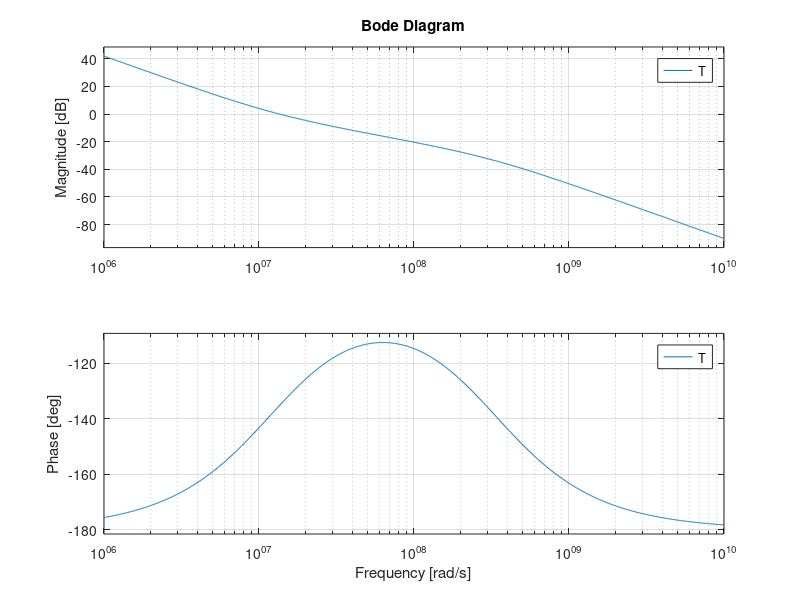
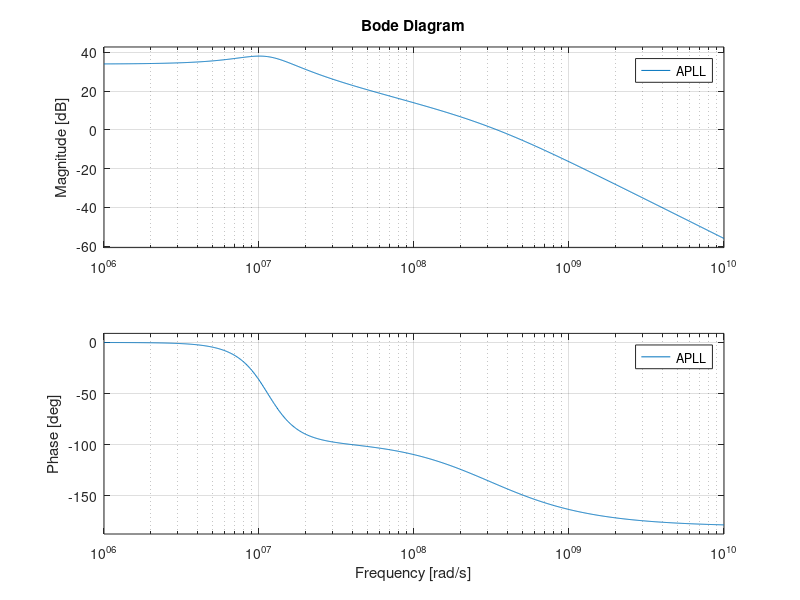

These figures' MATLAB source, in order: (Note: this script raises an error after producing the figures.)
fref = 100e6;
fbw = 10e6;   %Set to 1/10 reference freq
N = 50;

KVCO_SS = 8.484e9;    
KVCO_NN = 11.403e9;
KVCO_FF = 16.289e9;   

b = 25;

zero1 = fbw / sqrt(b);
zero2 = fbw * sqrt(b);

PM = atand((sqrt(b)-1/sqrt(b))/2); 
IcpR = (b/(b-1))*(2*pi*N*fbw/KVCO_NN);
RC2 = sqrt(b)/(2*pi*fbw);

%% Calculate Capacitances + Resistance + Icp based on max area
Cmax = 20e-12;
C2 = Cmax*(b-1)/b;
C1 = C2/(b-1);
R = RC2/C2;
Icp = IcpR / R;

%% Open Loop Response
Tau2 = RC2;
Taup = Tau2/b;
K = ((b-1)/b)*IcpR*KVCO_NN/(2*pi*N);

n = [K*Tau2, K];
d = [Tau2*Taup, Tau2, 0, 0];
T = tf(n,d);
figure(1);
bode(T);

%% Closed Loop Response
n = [Tau2, 1];
d = [(Tau2*Taup/K), (Tau2/K), (Tau2), 1];
APLL = tf(N*n,d);
APHI = tf(n,d);
figure(2);
bode(APLL);
%freqs(n,d,w);

%% Calculate Jitter

%Reference
PhiRef = 10^-10*tf([1/10^6, 2/1000, 1],[1,0,0]); 
%freqs((10^-10).*[1/10^6, 2/1000, 1],[1,0,0]); %Verify Shape
REF_TF = N*APLL;
PhaseNoiseREF = PhiRef*REF_TF;
figure(3);
freqs(PhaseNoiseREF.Numerator{1,1}, PhaseNoiseREF.Denominator{1,1});
JitterREF = double(jitter(PhaseNoiseREF.Numerator{1,1}, PhaseNoiseREF.Denominator{1,1}, [1000,inf]));

%LPF
k = 1.38*10^-23; %Boltzmann
T = 300.15;      %Temp
vnLPF = (b-1)/b*tf(1,[Taup,1])*4*k*T*R;
Fs = R*(b-1)/b*tf([Tau2,1],[Tau2*Taup,Tau2,0]);
LPF_TF = 2*pi/Icp*(1/Fs)*APLL;
PhaseNoiseLPF = vnLPF*LPF_TF;
figure(4);
freqs(PhaseNoiseLPF.Numerator{1,1}, PhaseNoiseLPF.Denominator{1,1});
JitterLPF = double(jitter(PhaseNoiseLPF.Numerator{1,1}, PhaseNoiseLPF.Denominator{1,1}, [1000,inf]));

%VCO 
PSD_VCO = tf(10^10*[0,0,(10^-6),1],[1,0,0,0]);
freqs(10^10*[0,0,(10^-6),1],[1,0,0,0],logspace(3,12));%Verifyshape
VCO_TF = tf([Taup*Tau2/K,Tau2/K,0,0],[Tau2*Taup/K, Tau2/K, Tau2, 1]);
PhaseNoiseVCO = PSD_VCO*VCO_TF;
figure(5);
freqs(PhaseNoiseVCO.Numerator{1,1}, PhaseNoiseVCO.Denominator{1,1},logspace(3,12));
JitterVCO = double(jitter(PhaseNoiseVCO.Numerator{1,1}, PhaseNoiseVCO.Denominator{1,1}, [1000,inf]));

JitterTotal = JitterREF + JitterLPF + JitterVCO;
%% Functions

%num is array of numerator coefficients, indexed [s^n, s^(n-1), ..., s^0]
%den is array of denominator coefficients, indexed [s^n, s^(n-1), ..., s^0]
%range is array for the integration range, indexed [lowerbound, upperbound]
function y = jitter(num,den,range)
    numsymbol = 0;
    densymbol = 0;
    syms s
    length = size(num);
    for i = length(2):-1:1
        numsymbol = numsymbol + num(length(2)+1-i)*s^(i-1);
        densymbol = densymbol + den(length(2)+1-i)*s^(i-1);
    end
    final = numsymbol/densymbol;
    y = sqrt(2*(200e-12/(2*pi))^2*vpa(int(final,s,range)));
end
